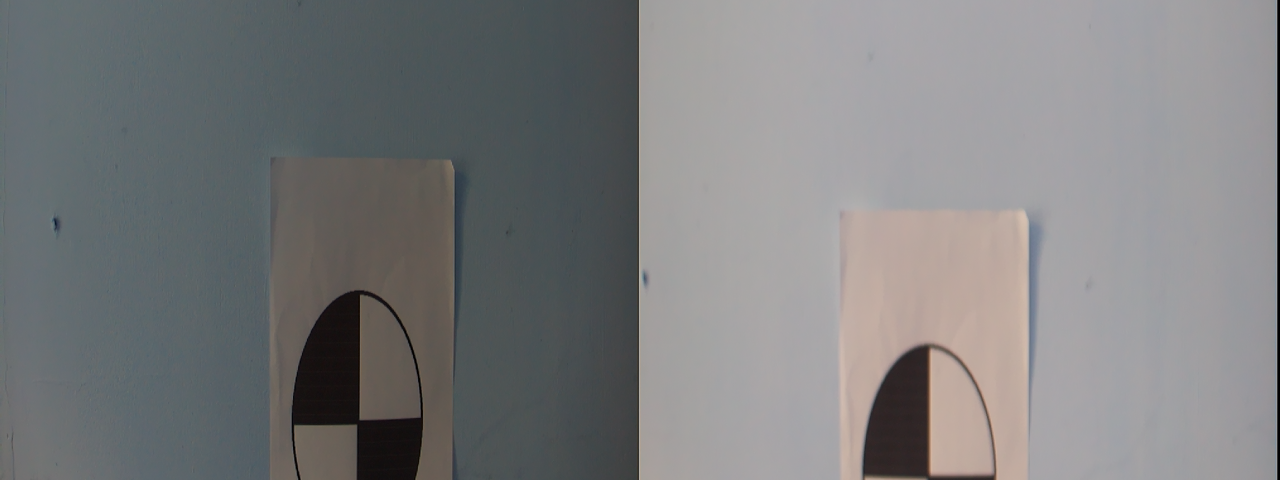
#> input picture server/MPcomms/my.bmp, 1280 x 480 px
$ python -i koddoskopiowania.py   (imports and definitions only)
#> lines starting #> are read from the running program, lines starting #| are printed output that depends on the picture; after the words box and inside, x2 and y2 are one past the last pixel; in counts of white or black regions, pixels touching at a corner belong together

import cv2
import numpy as np

import time

def detect_disc():
    try:
        image = cv2.imread("my.bmp")
#> image is the input picture: shape (480, 1280, 3); mean B, G, R 125.5, 124.5, 124
        gray = cv2.cvtColor(image, cv2.COLOR_BGR2GRAY)

        thresh = cv2.adaptiveThreshold(gray, 255, cv2.ADAPTIVE_THRESH_GAUSSIAN_C, cv2.THRESH_BINARY_INV, 7, 6)
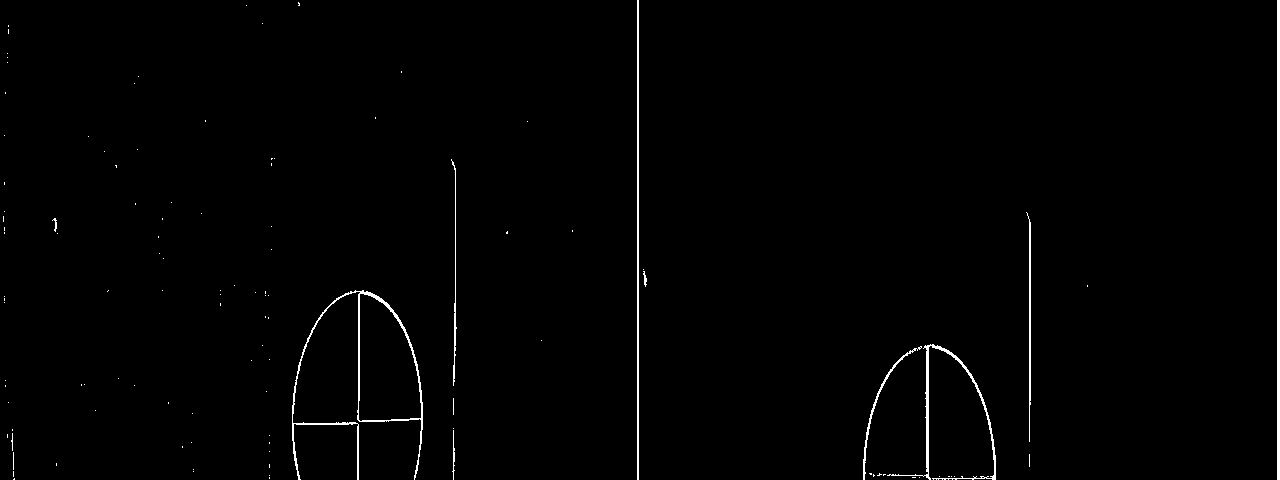
#> thresh: shape (480, 1280); 1% white; 112 white regions (101 under 20 px)

        cnts = cv2.findContours(thresh, cv2.RETR_TREE, cv2.CHAIN_APPROX_TC89_L1)
#> cnts = 116 contours, 108 with area under 20; largest, box (x1, y1, x2, y2) and area: (292, 290, 423, 480) 7117, (358, 293, 422, 422) 6209, (1277, 0, 1280, 480) 958, (887, 344, 996, 480) 641, (451, 159, 457, 386) 207, (863, 346, 922, 480) 185, (1026, 212, 1031, 442) 111, (452, 430, 455, 480) 46
        cnts = cnts[0] if len(cnts) == 2 else cnts[1]


        circles = []
        for c in cnts:
            area = cv2.contourArea(c)
            _, _, w, h = cv2.boundingRect(c)
            ratio = w / h
            ((x, y), r) = cv2.minEnclosingCircle(c)
            if .15 < ratio < 3.50 and area > 20:
                circles.append((x, y, r))
#> this loop made 116 passes
#> (area, w, h, ratio, x, y, r) on passes 28, 45, 49, 63, 64: (46, 3, 50, 0.06, 453, 454.5, 24.5), (185, 59, 134, 0.44, 892.5, 412.5, 72.35), (641, 109, 136, 0.801, 943.1, 420.8, 77.96), (7117, 131, 190, 0.689, 356, 393.3, 103.5), (6209, 64, 129, 0.496, 386.9, 357, 69.41)
#> after the loop, circles = [(892.5, 412.5, 72.35), (943.1, 420.8, 77.96), (356, 393.3, 103.5), (386.9, 357, 69.41)]


        for circle in circles:
            x, y, r = map(int, circle)

            rectX = max(0, x - r)
            rectY = max(0, y - r)
#> this loop made 4 passes
#> (circle, x, y, r, rectX, rectY) on passes 1 to 4: ((892.5, 412.5, 72.35), 892, 412, 72, 820, 340), ((943.1, 420.8, 77.96), 943, 420, 77, 866, 343), ((356, 393.3, 103.5), 356, 393, 103, 253, 290), ((386.9, 357, 69.41), 386, 357, 69, 317, 288)
        crop = gray[rectY:(rectY + 2 * r), rectX:(rectX + 2 * r)]
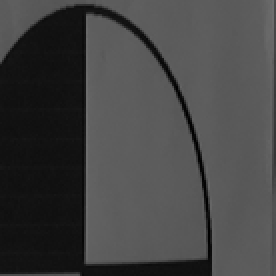
#> crop: shape (138, 138) (shown 2 times larger); min 0, max 111, mean 67.2

        #wszystkie kółka
        #cv2.rectangle(image, (rectX, rectY),(rectX + 2 * r, rectY + 2 * r),[0, 255, 255], 2)
        blur = cv2.GaussianBlur(crop, (5, 5), 0)
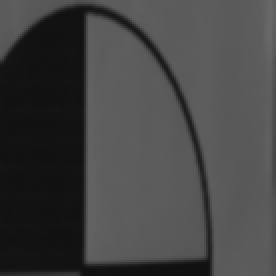
#> blur: shape (138, 138) (shown 2 times larger); min 16, max 104, mean 67.2

        edges = cv2.Canny(blur, 255/3, 255)
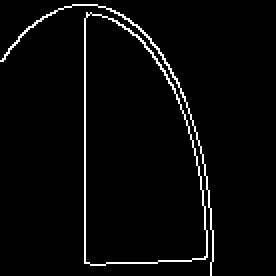
#> edges: shape (138, 138) (shown 2 times larger); 3.2% white in thin lines or dots, all inside (x1, y1, x2, y2) = (0, 2, 107, 138)

        dilation = cv2.dilate(edges,np.ones((2, 2), dtype=np.uint8),iterations=1)
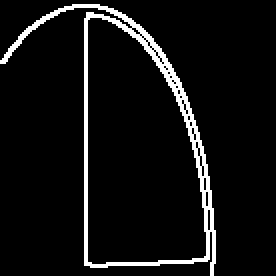
#> dilation: shape (138, 138) (shown 2 times larger); 6.5% white in thin lines or dots, all inside (x1, y1, x2, y2) = (0, 2, 108, 138)

        lines = cv2.HoughLinesP(edges, 2.0, np.pi / 180, 10, minLineLength=10, maxLineGap=10)
#> lines = 22 rows, first 6: [42, 131, 42, 2], [73, 17, 94, 64], [4, 24, 14, 13], [85, 34, 89, 51], [68, 131, 106, 129], [105, 114, 105, 104]


        def calculate_line_equation(line):
            x1, y1, x2, y2 = line
            a = (y2 - y1) / (x2 - x1) if x1 != x2 else 0
            b = y1 - a * x1
            return a, b

        def calculate_cross_angle(a1, a2):
            rad = np.arctan((a2 - a1) / (1 + a1 * a2))
            return rad * 180 / np.pi

        def calculate_lines_intersection(line1, line2):
            a1, b1 = calculate_line_equation(line1)
            a2, b2 = calculate_line_equation(line2)
            cross_angle = calculate_cross_angle(a1, a2)
            intersection_x = (b2 - b1) / (a1 - a2) \
                if a1 != a2 else None
            if intersection_x is None:
                return None
            intersection_y = a1 * intersection_x + b1
            return intersection_x, intersection_y, cross_angle

        if (lines is not None):
            for i in range(len(lines) - 1):
                for j in range(i + 1, len(lines)):
                    intersection = calculate_lines_intersection(lines[i][0], lines[j][0])
                    middle_width = False
                    middle_height = False
                    if intersection is not None:
                        x_i, y_i, cross_angle = intersection
                        #cv2.rectangle(image, (rectX+int(x_i), rectY+int(y_i)), (rectX+int(x_i)+10, rectY+int(y_i)+10), [255, 255, 0], 2)
                        crop_w, crop_h = crop.shape
                        width_tolerance, height_tolerance = 1 * crop_w / 2, 1 * crop_h / 2
                        middle_width, middle_height = abs(x_i - crop_w / 2) <= width_tolerance, abs(y_i - crop_h / 2) <= height_tolerance

                    if middle_width and middle_height and 83 < abs(cross_angle) < 97:
                        cv2.rectangle(image, (319, 239), (321, 241), [0, 255, 255], 2)
                        cv2.rectangle(image, (959, 239), (961, 241), [0, 255, 255], 2)
                        cv2.rectangle(image, (369, 239), (371, 241), [255, 0, 255], 2)
                        cv2.rectangle(image, (909, 239), (911, 241), [255, 0, 255], 2)
                        cv2.rectangle(image, (rectX, rectY),(rectX + 2 * r, rectY + 2 * r),[0, 0, 255], 2)
                        # [4 lines of commented-out code are left out]
                        return rectX+r, rectY+r
#> this loop made 1 pass
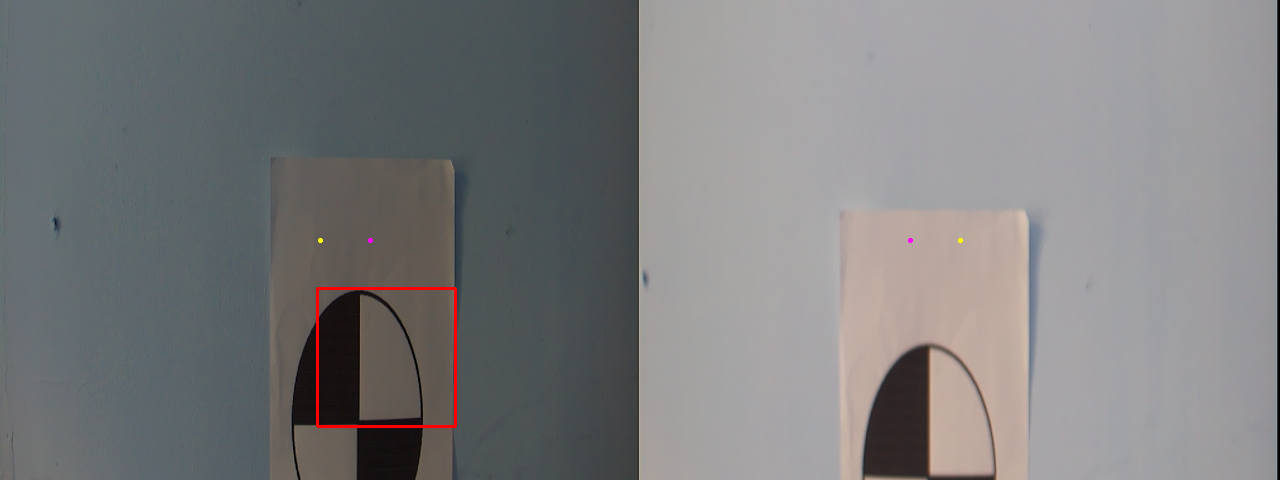
#> image: shape (480, 1280, 3); 0.28% of pixels changed, all inside (x1, y1, x2, y2) = (316, 238, 963, 428)
    except Exception as e:
        pass

def distance_to_center(rectX, rectY):
    frame_width = 640
    frame_height = 480
    if rectX>=640:
        return rectX-(frame_width*3/2-50), rectY-(frame_height/2)
    else:
        return rectX-(frame_width/2+50), rectY-(frame_height/2)

>>> result = detect_disc()
